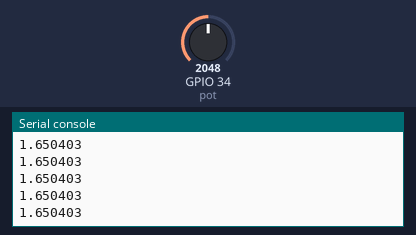
This program was run on a simulated ESP32 board running MicroPython. Parts: the last lines printed to the serial console. Inputs (shaded band) come from the test bench; at power-on: GPIO 34 (pot) = 2048 (analog values on the 0–4095 scale).

Above: at 1.2 s.
1.3 s: GPIO 34 (pot) set to 2866
At 1.31 s:
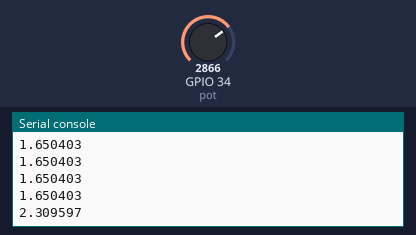
2.8 s: GPIO 34 (pot) set to 3603
At 2.81 s:
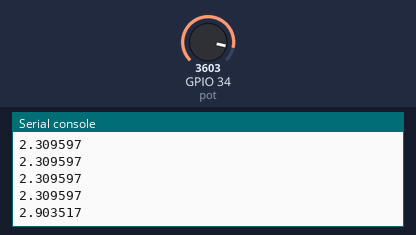
Timing chart, 0 to 5.8 s (numbered marks = the images above; inputs shaded):
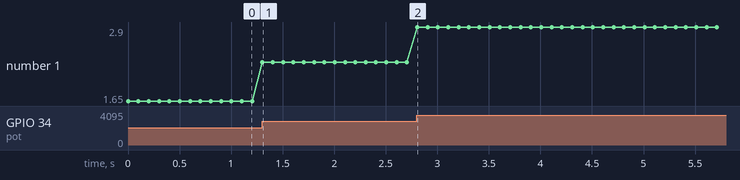

Measured:
- after the input at 1.3 s, the serial console: prints a new line at once (image 1)
- after the input at 2.8 s, the serial console: prints a new line at once (image 2)
- plotted number 1: 1.65 → 2.31 after the input at 1.3 s, 2.31 → 2.9 after the input at 2.8 s

The program:

ReadAnalogVoltage.py
```python
"""
  ReadAnalogVoltage

  Reads an analog input on GPIO 34, converts it to voltage, and prints the result to the Serial Monitor.
  Attach the center pin of a potentiometer to GPIO 34, and the outside pins to +3.3V and ground.
"""

from machine import Pin, ADC
from time import sleep

pot = ADC(Pin(34))
pot.atten(ADC.ATTN_11DB)

while True:
    pot_value = pot.read()
    #Convert the analog reading (which goes from 0 - 4095) to a voltage (0 - 3.3V):
    voltage = pot_value * (3.3 / 4095)
    print(voltage)
    sleep(0.1)
```
